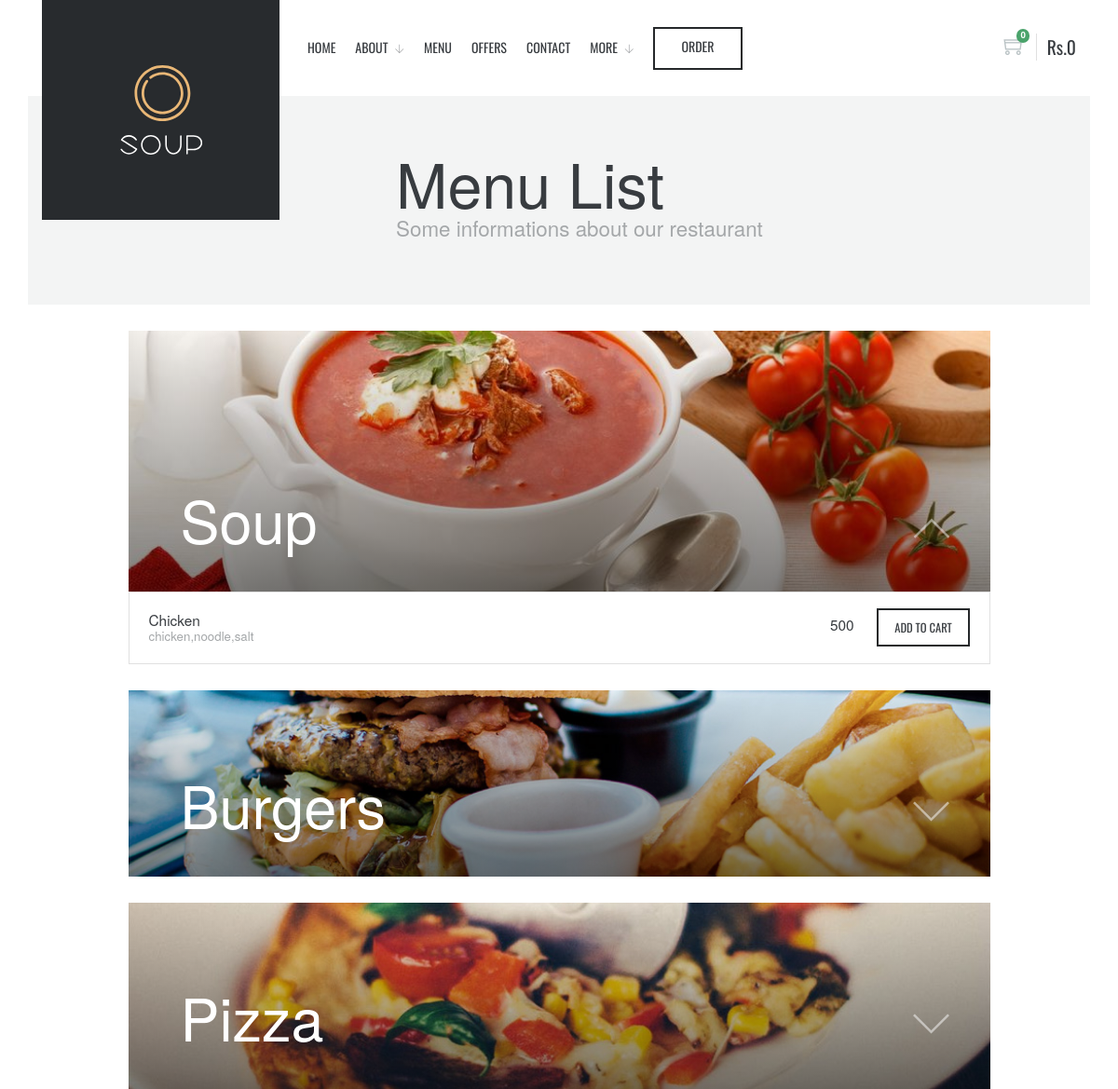
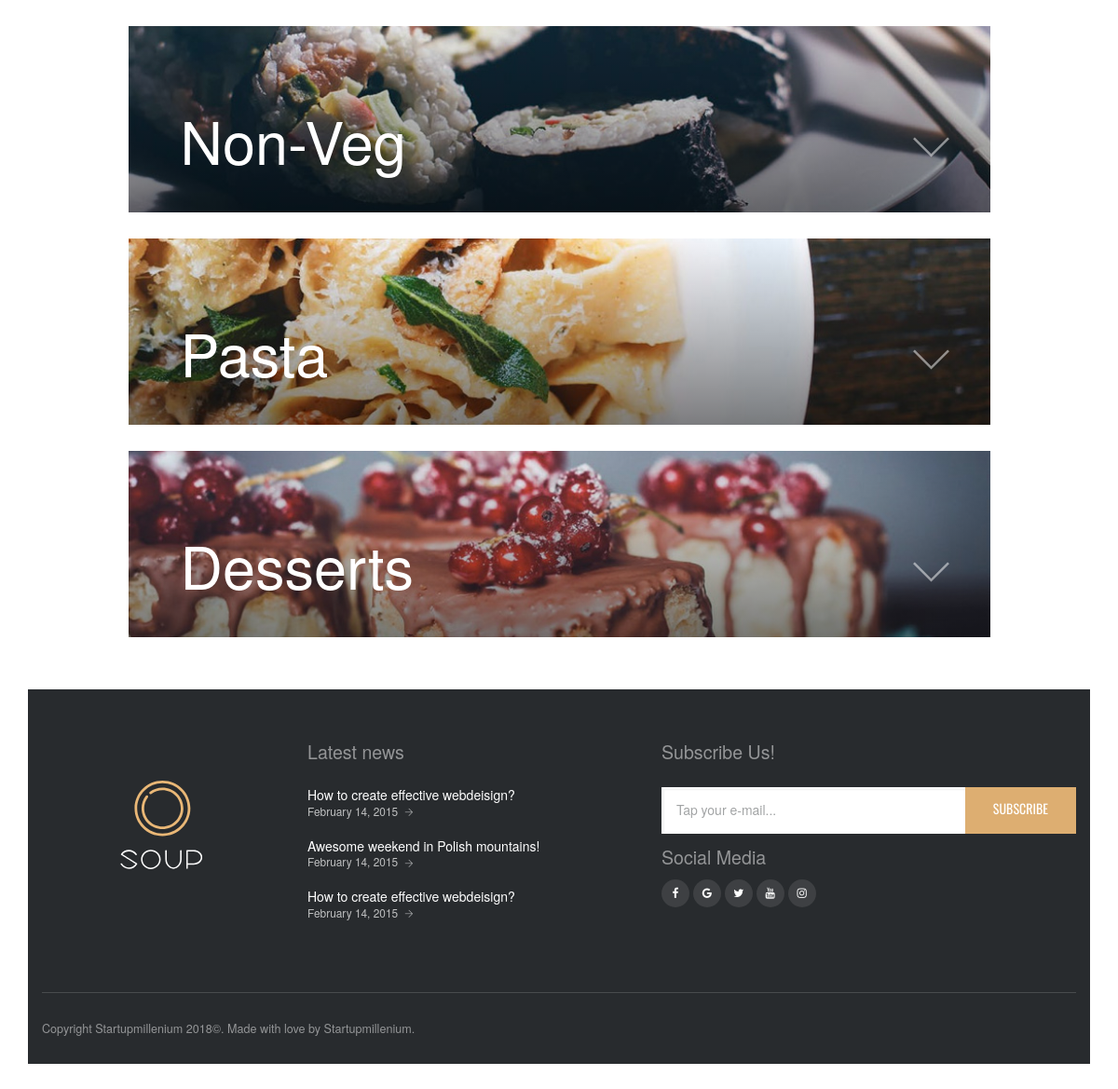
Page /menu-cart.php on the committed database (2 pictures, top to bottom).
### tables this page shows
CREATE TABLE `add_soup` (
  `id` int(11) NOT NULL,
  `item_name` varchar(30) NOT NULL,
  `item_category` varchar(30) NOT NULL,
  `item_ingredients` text NOT NULL,
  `price` text NOT NULL
);

### menu-cart.php (the view, shortened to what this page needs)
<!DOCTYPE html>
<html lang="en">
<head>
<link rel="stylesheet" href="assets/plugins/bootstrap/dist/css/bootstrap.min.css" />
<link rel="stylesheet" href="assets/plugins/slick-carousel/slick/slick.css" />
<link rel="stylesheet" href="assets/plugins/animate.css/animate.min.css" />
<link rel="stylesheet" href="assets/plugins/animsition/dist/css/animsition.min.css" />
<link rel="stylesheet" href="assets/css/themify-icons.css" />
<link rel="stylesheet" href="assets/plugins/font-awesome/css/font-awesome.min.css" />
<link id="theme" rel="stylesheet" href="assets/css/themes/theme-beige.min.css" />
</head>
<body>
<?php
            $tot=0;
            $total_results=0;
            ?>
<div id="body-wrapper" class="animsition">
    <header id="header" class="light">
        <div class="container">
            <div class="row">
                <div class="col-md-3">
                    <div class="module module-logo dark">
                        <a href="index.php">
                            <img src="assets/img/logo-light.svg" alt="" width="88">
                        </a>
                    </div>
                </div>
                <div class="col-md-7">
                    <nav class="module module-navigation left mr-4">
                        <ul id="nav-main" class="nav nav-main">
                            <li><a href="index.php">Home</a></li>
                            <li class="has-dropdown">
                                <a href="#">About</a>
                            </li>
                            <li><a href="menu.php">Menu</a></li>
                            <li><a href="offer.php">Offers</a></li>
                            <li><a href="contact.php">Contact</a></li>
                            <li class="has-dropdown">
                                <a href="#">More</a>
                            </li>
                        </ul>
                    </nav>
                    <div class="module left" >
                        <a href="menu.php" class="btn btn-outline-secondary"><span>Order</span></a>
                    </div>
                </div>
                <div class="col-md-2">
                    <a href="#" class="module module-cart right" data-toggle="panel-cart">
                        <span class="cart-icon">
                            <i class="ti ti-shopping-cart"></i>
                            <span class="notification"><?php echo $total_results;  ?></span>
                        </span>
                        <span class="cart-value">Rs.<?php echo $tot;  ?></span>
                    </a>
                </div>
            </div>
        </div>
    </header>
    <div id="content">
        <div class="page-title bg-light">
            <div class="container">
                <div class="row">
                    <div class="col-lg-8 push-lg-4">
                        <h1 class="mb-0">Menu List</h1>
                        <h4 class="text-muted mb-0">Some informations about our restaurant</h4>
                    </div>
                </div>
            </div>
        </div>
        <div class="page-content">
            <div class="container">
                <div class="row no-gutters">
                    <div class="col-md-10 push-md-1" role="tablist">
                        <div id="Soup" class="menu-category">
                            <div class="menu-category-title collapse-toggle" role="tab" data-target="#menuSoupContent" data-toggle="collapse" aria-expanded="true">
                                <div class="bg-image"><img src="assets/img/photos/menu-title-soup.jpeg" alt=""></div>
                                <h2 class="title">Soup</h2>
                            </div>
                            <div id="menuSoupContent" class="menu-category-content collapse show">
<?php
              $mysqli = mysqli_connect("localhost", "root", "", "food");
            $per_page = 500;
            if ($result = $mysqli->query("SELECT * FROM add_soup WHERE item_category='Soup' "))
            {
            if ($result->num_rows != 0)
            {
            $total_results = $result->num_rows;
            $total_pages = ceil($total_results / $per_page);
            if (isset($_GET['page']) && is_numeric($_GET['page']))
            {
            $show_page = $_GET['page'];
            if ($show_page > 0 && $show_page <= $total_pages)
            {
            $start = ($show_page -1) * $per_page;
            $end = $start + $per_page;
            }
            else
            {
            $start = 0;
            $end = $per_page;
            }
            }
            else
            {
            $start = 0;
            $end = $per_page;
            }
            for ($i = $start; $i < $end; $i++)
            {
            if ($i == $total_results) { break; }
            $result->data_seek($i);
            $row = $result->fetch_row();
            ?>
                                <div class="menu-item menu-list-item">
                                    <div class="row align-items-center">
                                        <div class="col-sm-6 mb-2 mb-sm-0">
                                            <h6 class="mb-0"><?php echo  $row[1] ; ?></h6>
                                            <span class="text-muted text-sm"><?php echo  $row[3] ; ?></span>
                                        </div>
                                        <div class="col-sm-6 text-sm-right">
                                            <span class="text-md mr-4"><?php echo  $row[4] ; ?></span>
                                            <a href="page-product.html" class="btn btn-outline-secondary btn-sm"><span>Add to cart</span></a>
                                        </div>
                                    </div>
                                </div>
<?php
}
}
}
            ?>
                            </div>
                        </div>
                        <div id="Burgers" class="menu-category">
                            <div class="menu-category-title collapse-toggle" role="tab" data-target="#menuBurgersContent" data-toggle="collapse" aria-expanded="false">
                                <div class="bg-image"><img src="assets/img/photos/menu-title-burgers.jpg" alt=""></div>
                                <h2 class="title">Burgers</h2>
                            </div>
                        </div>
                        <div id="Pizza" class="menu-category">
                            <div class="menu-category-title collapse-toggle" role="tab" data-target="#menuPizzaContent" data-toggle="collapse" aria-expanded="false">
                                <div class="bg-image"><img src="assets/img/photos/menu-title-pizza.jpg" alt=""></div>
                                <h2 class="title">Pizza</h2>
                            </div>
                        </div>
                        <div id="Non-veg" class="menu-category">
                            <div class="menu-category-title collapse-toggle" role="tab" data-target="#menunvContent" data-toggle="collapse" aria-expanded="false">
                                <div class="bg-image"><img src="assets/img/photos/menu-title-sushi.jpg" alt=""></div>
                                <h2 class="title">Non-Veg</h2>
                            </div>
                        </div>
                        <div id="Pasta" class="menu-category">
                            <div class="menu-category-title collapse-toggle" role="tab" data-target="#menupastaContent" data-toggle="collapse" aria-expanded="false">
                                <div class="bg-image"><img src="assets/img/photos/menu-title-pasta.jpg" alt=""></div>
                                <h2 class="title">Pasta</h2>
                            </div>
                        </div>
                        <div id="Desserts" class="menu-category">
                            <div class="menu-category-title collapse-toggle" role="tab" data-target="#menuDessertsContent" data-toggle="collapse" aria-expanded="false">
                                <div class="bg-image"><img src="assets/img/photos/menu-title-desserts.jpg" alt=""></div>
                                <h2 class="title">Desserts</h2>
                            </div>
                        </div>
                    </div>
                </div>
            </div>
        </div>
        <footer id="footer" class="bg-dark dark">
            <div class="container">
                <div class="footer-first-row row">
                    <div class="col-lg-3 text-center">
                        <a href="index.html"><img src="assets/img/logo-light.svg" alt="" width="88" class="mt-5 mb-5"></a>
                    </div>
                    <div class="col-lg-4 col-md-6">
                        <h5 class="text-muted">Latest news</h5>
                        <ul class="list-posts">
                            <li>
                                <a href="blog.html" class="title">How to create effective webdeisign?</a>
                                <span class="date">February 14, 2015</span>
                            </li>
                            <li>
                                <a href="blog.html" class="title">Awesome weekend in Polish mountains!</a>
                                <span class="date">February 14, 2015</span>
                            </li>
                            <li>
                                <a href="blog.html" class="title">How to create effective webdeisign?</a>
                                <span class="date">February 14, 2015</span>
                            </li>
                        </ul>
                    </div>
                    <div class="col-lg-5 col-md-6">
                        <h5 class="text-muted">Subscribe Us!</h5>
                        <form action="#" id="sign-up-form" class="sign-up-form validate-form mb-3" method="POST">
                            <div class="input-group">
                                <input name="EMAIL" id="mce-EMAIL" type="email" class="form-control" placeholder="Tap your e-mail..." required>
                                <span class="input-group-btn">
                                    <button class="btn btn-primary btn-submit" type="submit">
                                        <span class="description">Subscribe</span>
                                    </button>
                                </span>
                            </div>
                        </form>
                        <h5 class="text-muted mb-3">Social Media</h5>
                        <a href="#" class="icon icon-social icon-circle icon-sm icon-facebook"><i class="fa fa-facebook"></i></a>
                        <a href="#" class="icon icon-social icon-circle icon-sm icon-google"><i class="fa fa-google"></i></a>
                        <a href="#" class="icon icon-social icon-circle icon-sm icon-twitter"><i class="fa fa-twitter"></i></a>
                        <a href="#" class="icon icon-social icon-circle icon-sm icon-youtube"><i class="fa fa-youtube"></i></a>
                        <a href="#" class="icon icon-social icon-circle icon-sm icon-instagram"><i class="fa fa-instagram"></i></a>
                    </div>
                </div>
                <div class="footer-second-row">
                    <span class="text-muted">Copyright Startupmillenium 2018©. Made with love by Startupmillenium.</span>
                </div>
            </div>
        </footer>
    </div>
</div>
</body>
</html>

### rows in the picture
add_soup: item_name "Chicken", item_ingredients "chicken,noodle,salt", price "500"

### other values in the picture
$total_results "0"
$tot "0"
